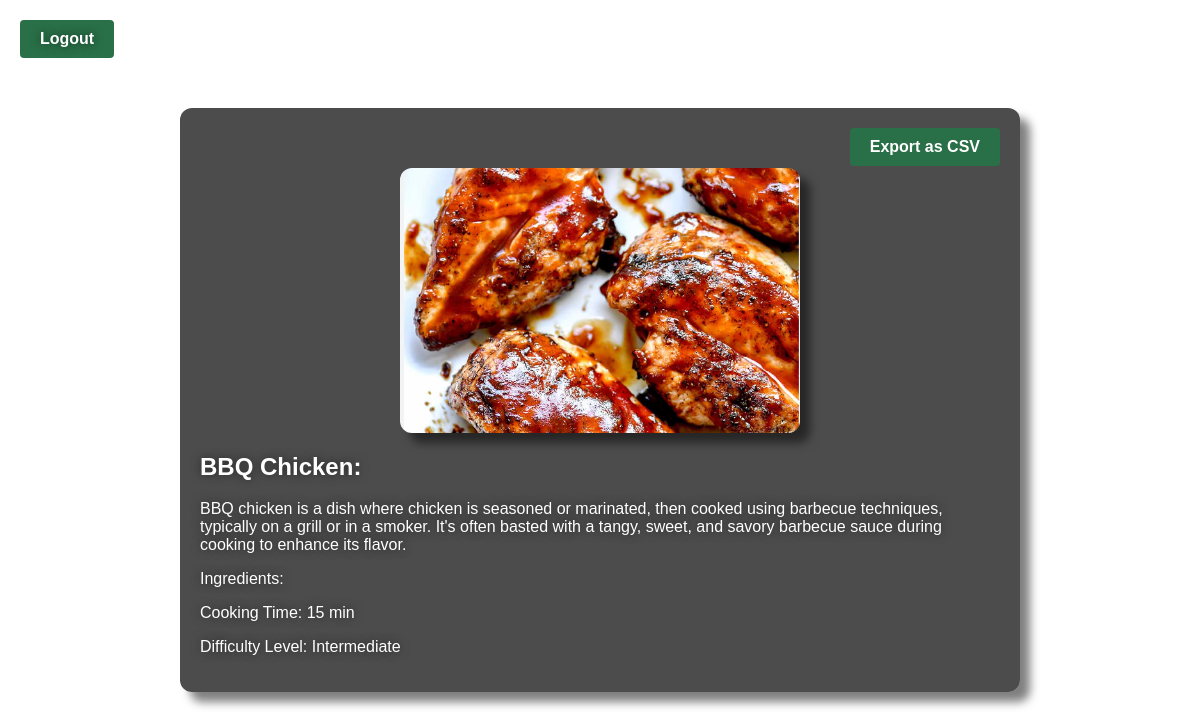
Screenshot of /recipes/1 (signed in) with the database file from the repository.
### recipes/models.py (models this page shows, shortened)
class Recipe(models.Model):
    title = models.CharField(max_length=50)
    cooking_time = models.PositiveIntegerField(help_text="In minutes")
    description = models.TextField()
    difficulty = models.CharField(max_length=20, default="TBD")
    ingredients = models.ManyToManyField(
        "ingredients.Ingredient", through="recipeingredients.RecipeIngredient"
    )
    pic = models.ImageField(upload_to="recipes", default="no_picture.jpeg")

### recipes/views.py (the view)
# urls.py: path("recipes/<pk>", RecipesDetailView.as_view(), name="recipes_detail"),
class RecipesDetailView(LoginRequiredMixin, DetailView):
    model = Recipe
    template_name = "recipes/recipes_detail.html"
    context_object_name = "recipe"

### recipes/templates/recipes/recipes_detail.html (shortened to what this page needs)
{% load static %}
<!DOCTYPE html>
<html lang="en">
  <head>
  </head>
  <body>
    <div class="logout-button">
      <a href="{% url 'logout' %}" style="color: #fff; text-decoration: none"
        >Logout</a
      >
    </div>
    <div class="container">
      <form
      action="{% url 'recipes:export_single_recipe_csv' object.id %}"
      method="get"
    >
        <button type="submit" class="btn">Export as CSV</button>
      </form>
      <img
        src="{{ object.pic.url }}"
        alt="{{ object.title }}"
        class="recipe-image"
      />
      <h2>{{ object.title }}:</h2>
      <p>{{ object.description }}</p>
      <p>Ingredients:</p>
      <p>Cooking Time: {{ object.cooking_time }} min</p>
      <p>Difficulty Level: {{ object.difficulty }}</p>
    </div>
  </body>
</html>

### rows the page displays
Recipe: pic (picture), title "BBQ Chicken", description "BBQ chicken is a dish where chicken is seasoned or marinated, then cooked using barbecue techniques, typically on a grill or in a smoker. It's often basted with a tangy, sweet, and savory barbecue sauce during cooking to enhance its flavor.", cooking_time "15", difficulty "Intermediate"
